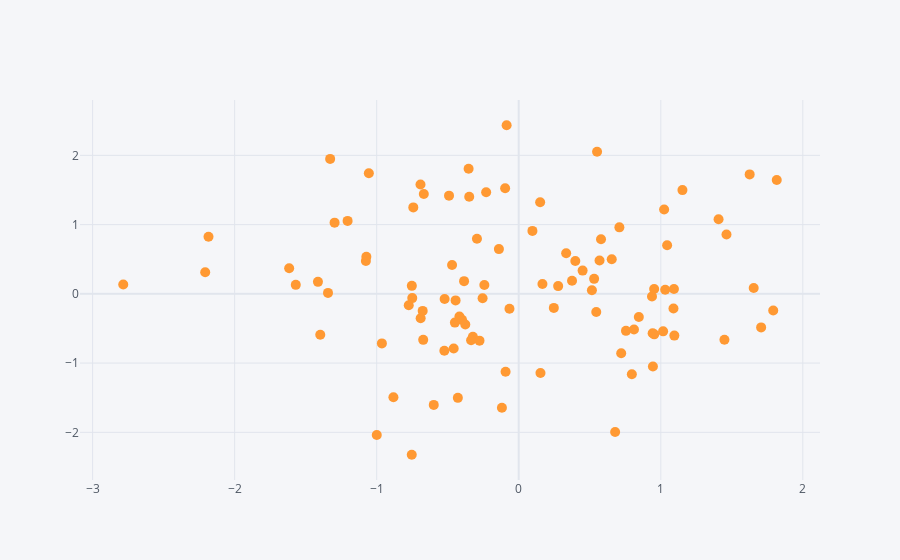

Here is the notebook cell this chart was saved with:
### Markdown cell above
## Using Cufflinks and iplot()

   - scatter
   - bar
   - box
   - spread
   - ratio
   - heatmap
   - surface
   - histogram
   - bubble

### Code cell
df.iplot(kind='scatter', x='A', y='B', mode='markers', size=10)
